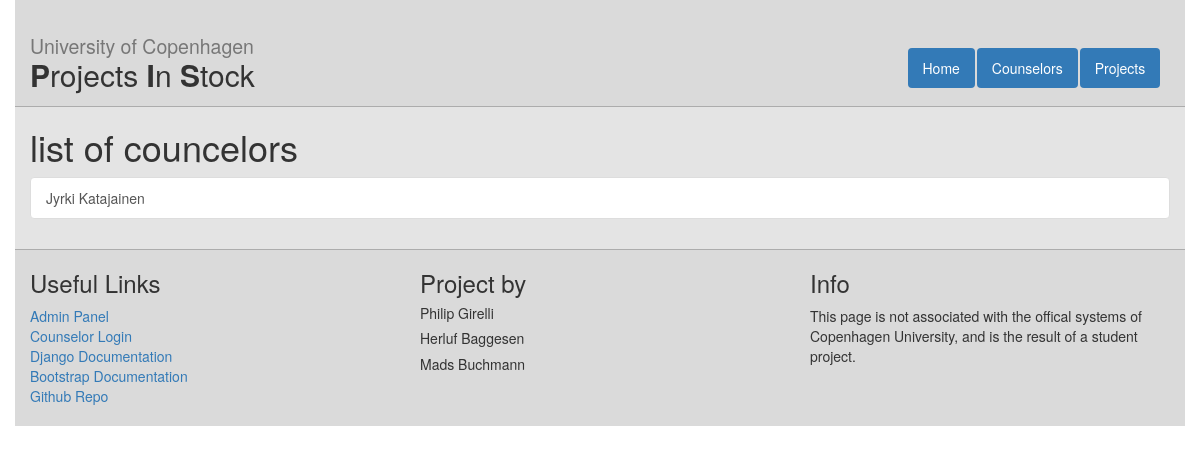
Before: /counselors with the older database file.
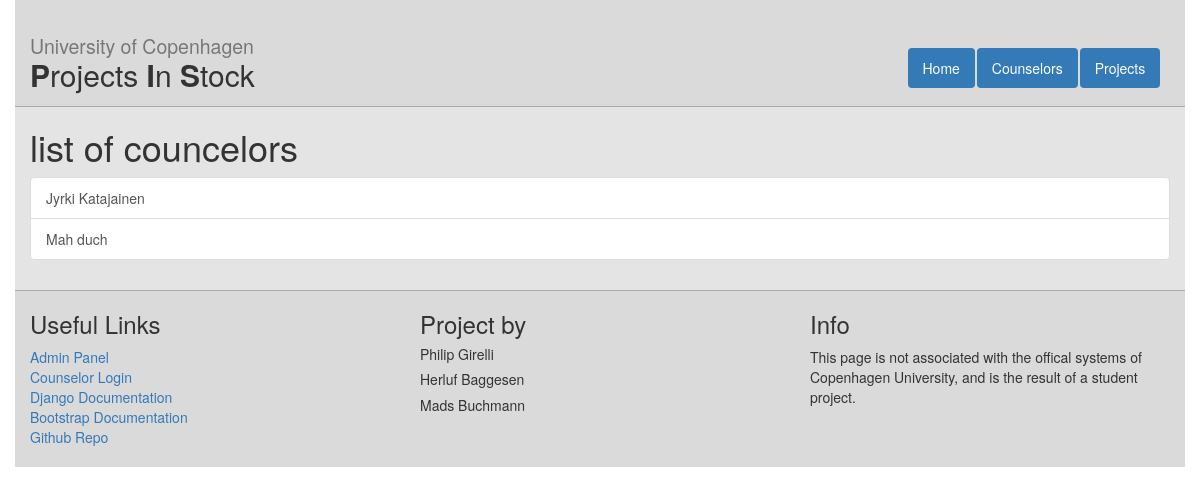
After: the same page with the newer database file.
### web/models.py (models this page shows, shortened)
class Counselor(models.Model):
    readonly_fields=('account_id',)
    name = models.CharField(max_length=255)
    email = models.EmailField()
    studyArea = models.CharField(max_length=255)
    office = models.CharField(max_length=255)
    projects = models.ManyToManyField(Project)
    url = models.URLField(default="NOURL")
    accountId = models.IntegerField(default=-1)
    statusChoices = (('Available','Available'),('Unavailable','Unavailable'))
    status = models.CharField(max_length=50, choices=statusChoices, default='Available')

### web/views.py (the view)
# urls.py: url(r'^counselors$', views.counselor_list, name="counselor_list"),
def counselor_list(request):
    counselors = Counselor.objects.all()
    context = {
        "counselors": counselors
    }
    return render(request, 'web/counselor_list.html', context)

### web/templates/web/counselor_list.html (shortened to what this page needs)
{%extends "web/master.html" %}
{% block content%}
<h1>list of councelors</h1>
  <div class="list-group">
  {% for counselor in counselors %}
    <a class="list-group-item" href="{% url 'counselor_detail' counselor.id %}">{{ counselor.name }}</a>
  {% endfor %}
</div>
{% endblock %}

Changed rows visible on the page:
added Counselor: name "Mah duch"
